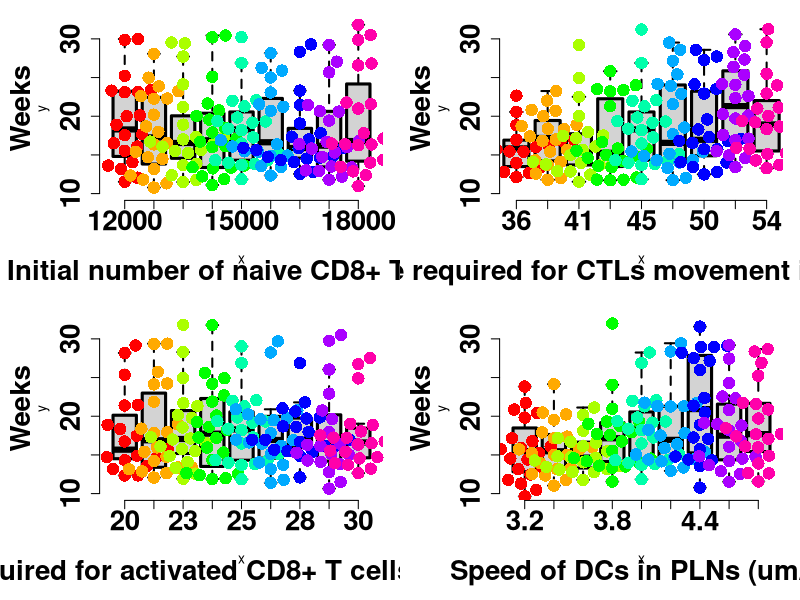

Reproduce this figure in R.
setwd("D:/Projects/T1D/Figures")
library(beeswarm)
Mydata21=read.csv("Figure Sbox21.csv")
Mydata22=read.csv("Figure Sbox22.csv")
Mydata23=read.csv("Figure Sbox23.csv")
Mydata24=read.csv("Figure Sbox24.csv")

tiff("Figure Sbox2.tiff", width = 17, height = 10, units = 'in', res = 400, compression = 'lzw')

par(mar=c(6,6,1,1),mfrow=c(2,2),font.axis=2)

#--------------Figure sbox21------------------------------------

#tiff("Figure 7a.tiff", width = 10, height = 7, units = 'in', res = 400, compression = 'lzw')

boxplot(y ~ x, data = Mydata21, 
        outline = FALSE,size=2,cex.axis=2,lwd = 2, boxlwd = 3,font=2, frame.plot=FALSE, ylim=c(10,32))
beeswarm(y ~ x, data = Mydata21, 
         col = rainbow(9), pch = 16, add = TRUE, method= 'swarm', cex=2,frame.plot=FALSE,lwd=3)
#box(lwd=3,frame.plot=FALSE) 

title(xlab="Initial number of naive CD8+ T cells", ylab="Weeks",cex.lab=2,font.lab = 2, mgp=c(4,1,0))

#dev.off()

#--------------Figure sbox22------------------------------------

#tiff("Figure 7b.tiff", width = 10, height = 7, units = 'in', res = 400, compression = 'lzw')
par(mar=c(6,6,1,1))

boxplot(y ~ x, data = Mydata22, 
        outline = FALSE,size=2.0,cex.axis=2.0,lwd = 2, boxlwd = 3,font=2, frame.plot=FALSE, ylim=c(10,32), xlim=c(0.8,9.2))
beeswarm(y ~ x, data = Mydata22, 
         col = rainbow(9), pch = 16, add = TRUE, method= 'swarm', cex=2,frame.plot=FALSE,lwd=3)

title(xlab="Time required for CTLs movement in islets (h)", ylab="Weeks",cex.lab=2,font.lab = 2, mgp=c(4,1,0))

#dev.off()

#--------------Figure sbox23------------------------------------

#tiff("Figure 7c.tiff", width = 10, height = 7, units = 'in', res = 400, compression = 'lzw')

par(mar=c(6,6,1,1))
boxplot(y ~ x, data = Mydata23, 
        outline = FALSE,size=2.0,cex.axis=2.0,lwd = 2, boxlwd = 3,font=2, frame.plot=FALSE,ylim=c(10,32))
beeswarm(y ~ x, data = Mydata23, 
         col = rainbow(9), pch = 16, add = TRUE, method= 'swarm', cex=2,frame.plot=FALSE,lwd=3)

title(xlab="Time required for activated CD8+ T cells movement (h)", ylab="Weeks",cex.lab=2,font.lab = 2, mgp=c(4,1,0))

#dev.off()

#--------------Figure sbox24------------------------------------

#tiff("Figure 7d.tiff", width = 10, height = 7, units = 'in', res = 400, compression = 'lzw')
par(mar=c(6,6,1,1))
boxplot(y ~ x, data = Mydata24, 
        outline = FALSE,size=2.0,cex.axis=2.0,lwd = 2, boxlwd = 3,font=2, frame.plot=FALSE, ylim=c(10,32))
beeswarm(y ~ x, data = Mydata24, 
         col = rainbow(9), pch = 16, add = TRUE, method= 'swarm', cex=2,frame.plot=FALSE,lwd=3)


title(xlab="Speed of DCs in PLNs (um/h)",ylab="Weeks",cex.lab=2,font.lab = 2, mgp=c(4,1,0))

#dev.off()

dev.off()
